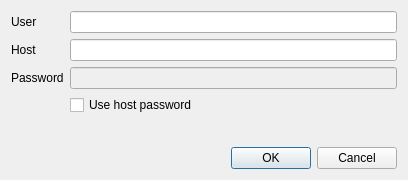
<?xml version="1.0" encoding="UTF-8"?>
<ui version="4.0">
 <class>NewHostDialog</class>
 <widget class="QDialog" name="NewHostDialog">
  <property name="geometry">
   <rect>
    <x>0</x>
    <y>0</y>
    <width>408</width>
    <height>180</height>
   </rect>
  </property>
  <property name="windowTitle">
   <string>Dialog</string>
  </property>
  <layout class="QVBoxLayout" name="verticalLayout">
   <item>
    <layout class="QFormLayout" name="formLayout">
     <item row="0" column="0">
      <widget class="QLabel" name="label">
       <property name="text">
        <string>User</string>
       </property>
      </widget>
     </item>
     <item row="1" column="0">
      <widget class="QLabel" name="label_2">
       <property name="text">
        <string>Host</string>
       </property>
      </widget>
     </item>
     <item row="0" column="1">
      <widget class="QLineEdit" name="userLineEdit"/>
     </item>
     <item row="1" column="1">
      <widget class="QLineEdit" name="hostLineEdit"/>
     </item>
     <item row="2" column="0">
      <widget class="QLabel" name="label_3">
       <property name="text">
        <string>Password</string>
       </property>
      </widget>
     </item>
     <item row="2" column="1">
      <widget class="QLineEdit" name="passwordLineEdit">
       <property name="enabled">
        <bool>false</bool>
       </property>
      </widget>
     </item>
     <item row="3" column="1">
      <widget class="QCheckBox" name="passwordCheckBox">
       <property name="text">
        <string>Use host password</string>
       </property>
      </widget>
     </item>
     <item row="4" column="1">
      <spacer name="verticalSpacer">
       <property name="orientation">
        <enum>Qt::Vertical</enum>
       </property>
       <property name="sizeHint" stdset="0">
        <size>
         <width>20</width>
         <height>40</height>
        </size>
       </property>
      </spacer>
     </item>
    </layout>
   </item>
   <item>
    <widget class="QDialogButtonBox" name="buttonBox">
     <property name="orientation">
      <enum>Qt::Horizontal</enum>
     </property>
     <property name="standardButtons">
      <set>QDialogButtonBox::Cancel|QDialogButtonBox::Ok</set>
     </property>
    </widget>
   </item>
  </layout>
 </widget>
 <resources/>
 <connections>
  <connection>
   <sender>buttonBox</sender>
   <signal>accepted()</signal>
   <receiver>NewHostDialog</receiver>
   <slot>accept()</slot>
   <hints>
    <hint type="sourcelabel">
     <x>248</x>
     <y>254</y>
    </hint>
    <hint type="destinationlabel">
     <x>157</x>
     <y>274</y>
    </hint>
   </hints>
  </connection>
  <connection>
   <sender>buttonBox</sender>
   <signal>rejected()</signal>
   <receiver>NewHostDialog</receiver>
   <slot>reject()</slot>
   <hints>
    <hint type="sourcelabel">
     <x>316</x>
     <y>260</y>
    </hint>
    <hint type="destinationlabel">
     <x>286</x>
     <y>274</y>
    </hint>
   </hints>
  </connection>
  <connection>
   <sender>passwordCheckBox</sender>
   <signal>clicked(bool)</signal>
   <receiver>passwordLineEdit</receiver>
   <slot>setEnabled(bool)</slot>
   <hints>
    <hint type="sourcelabel">
     <x>233</x>
     <y>114</y>
    </hint>
    <hint type="destinationlabel">
     <x>233</x>
     <y>84</y>
    </hint>
   </hints>
  </connection>
 </connections>
</ui>
